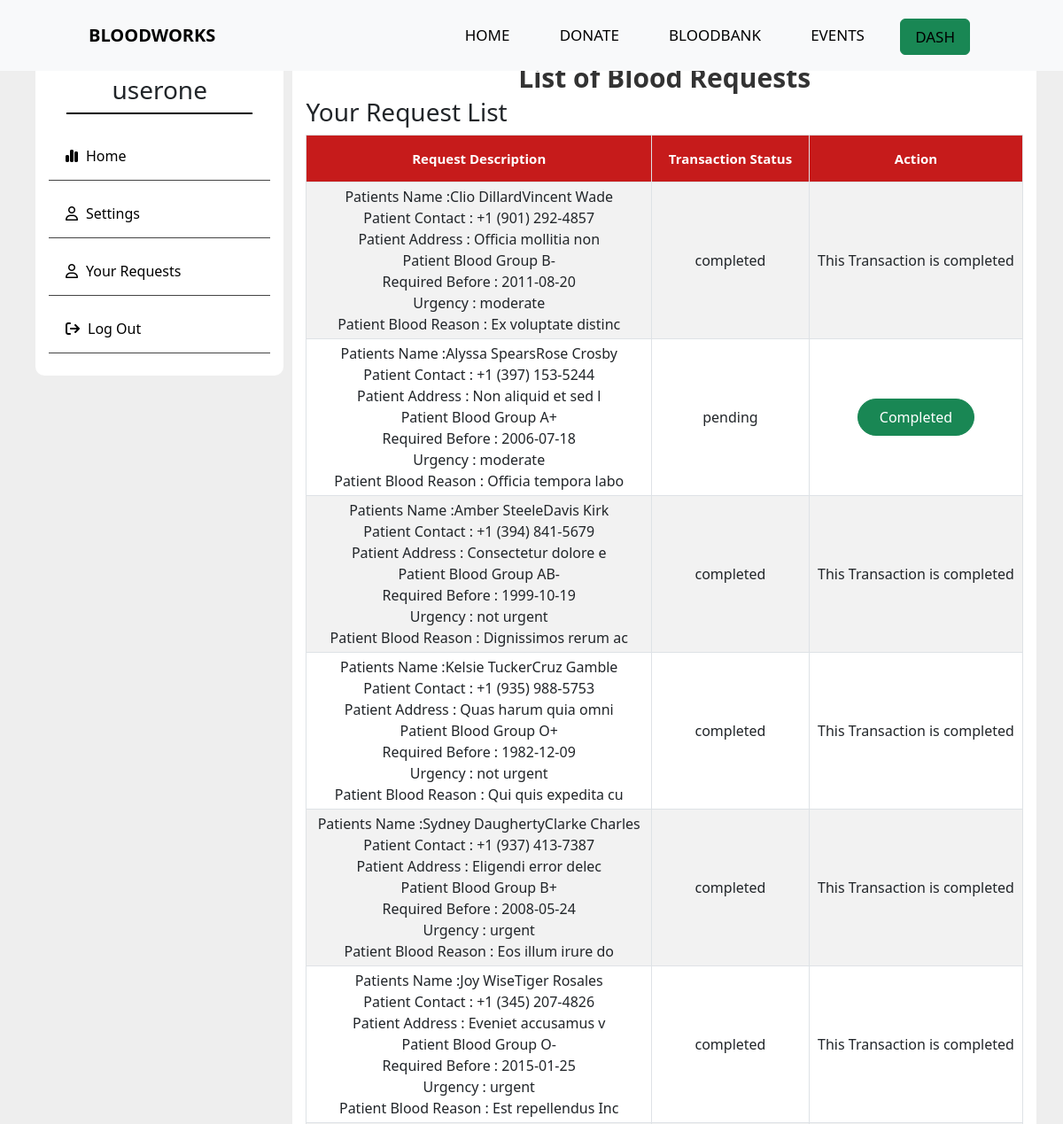
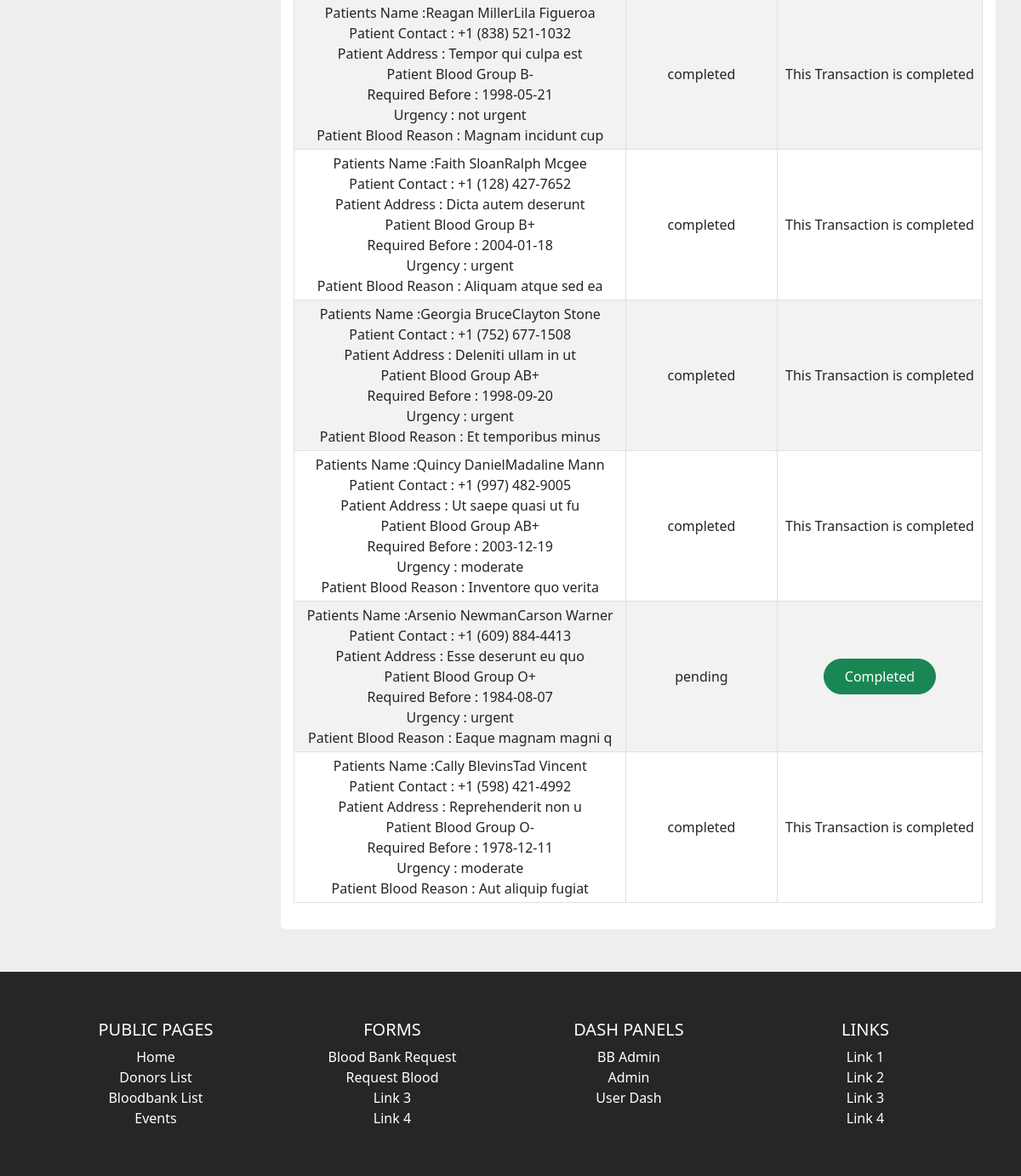
The app's page /dash/requests (signed in) with its own data (2 pictures, top to bottom).
### tables this page shows
CREATE TABLE `user` (
  `id` int(11) NOT NULL,
  `fname` varchar(20) DEFAULT NULL,
  `mname` varchar(20) DEFAULT NULL,
  `lname` varchar(20) DEFAULT NULL,
  `dateofbirth` date DEFAULT NULL,
  `email` varchar(25) DEFAULT NULL,
  `password` varchar(70) DEFAULT NULL,
  `username` varchar(25) DEFAULT NULL,
  `bloodgroup` varchar(5) DEFAULT NULL,
  `donor_availability` varchar(15) DEFAULT NULL,
  `address` varchar(100) DEFAULT NULL,
  `phone_no` varchar(100) DEFAULT NULL,
  `age` int(11) DEFAULT NULL
);

CREATE TABLE `request_list` (
  `req_id` int(11) NOT NULL,
  `user_id` int(11) DEFAULT NULL,
  `req_description` text DEFAULT NULL,
  `transaction_status` varchar(50) DEFAULT NULL
);

### controllers/DashRequests.php (called while the page is built, shortened)
<?php
class Dash
{
    public function index($a = "", $b = "", $c = "")
    {
        $loggedindata = $this->getUserData();
        $requestlist = $this->requestlist();
        $data = [
            "loggedinuser" => $loggedindata,
            "requests" => $requestlist,
        ];
        $this->view('dash/requests',$data);
    }
    public function getUserData()
    {
        $getuserdata = new Model;
        $getuserdata->table = "user";
        $getuserdata->order_column = "id";
        $getsessionid = getLoggedinUser('userid');
        $data = [
            "id" => "$getsessionid"
        ];
        $getuserdata = $getuserdata->where($data);
        return $getuserdata;
    }
    private function requestlist()
    {
        $requestlist = new Model;
        $requestlist->table = "request_list";
        $requestlist->order_column = "req_id";
        $getsessionid = getLoggedinUser('userid');
        $data = [
            "user_id" => "$getsessionid"
        ];
        $requestlist = $requestlist->where($data);
        return $requestlist;
    }
}

### includes/app.php (called while the page is built, shortened)
<?php
class App
{
    private $method = "index";
    public function splitURL()
    {
        $URL = $_GET['url'] ?? 'home';
        $URL = explode("/", trim($URL, "/"));
        return $URL;
    }
    public function loadController()
    {
        $URL = $this->splitURL();
        if($URL[0] == "dash"){
            if ($URL[0] == "dash" && !isset($URL[1])) {
                $filename = "controllers/Dash"  . ".php";
            } elseif ($URL[0] == "dash" && isset($URL[1])) {
                $filename = "controllers/" . $URL[0] . $URL[1] . ".php";
            }
        }
        elseif ($URL[0] == "admin"  ) {
            if ($URL[0] == "admin" && !isset($URL[1])) {
                $filename = "controllers/Admin"  . ".php";
            } elseif ($URL[0] == "admin" && isset($URL[1])) {
                $filename = "controllers/" . $URL[0] . $URL[1] . ".php";
            }
        }
        elseif ($URL[0] == "bbadmin"  ) {
            if ($URL[0] == "bbadmin" && !isset($URL[1])) {
                $filename = "controllers/bbadmin"  . ".php";
            } elseif ($URL[0] == "bbadmin" && isset($URL[1])) {
                $filename = "controllers/" . $URL[0] . $URL[1] . ".php";
            }
        }
        else{
            $filename = "controllers/" .$URL[0] . ".php";
        }
        if (file_exists($filename)) {
            unset($URL[0]);
        } else {
            $filename = "controllers/_404.php";
            require $filename;
            $this->controller = "_404";
        }
        $controller = new $this->controller;
        $URL = $URL ? array_values($URL) : [];
        call_user_func_array([$controller, $this->method], $URL);
    }
}

### index.php (called while the page is built, shortened)
<?php
$app = new App;
$app->loadController();
?>

### includes/functions.php (called while the page is built, shortened)
<?php
function checkIflLoggedIn(){
    if(isset($_SESSION['loggedin'])){
        return $_SESSION['u-type'];
    }
    else{
        return false;
    }
}

### includes/database.php (called while the page is built, shortened)
<?php
trait Database
{
    public function connect()
    {
        $string = "mysql:hostname=" . DBHOST . ";dbname=" . DBNAME;
        $con = new PDO($string, DBUSER, DBPASS);
        return $con;
    }
    public function query($query, $data = [])
    {
        $con = $this->connect();
        $stm = $con->prepare($query);
        $check = $stm->execute($data);
        if ($check) {
            $result = $stm->fetchAll(PDO::FETCH_OBJ);
            if (is_array($result) && count($result)) {
                return $result;
            }
        }
        return false;
    }
}

### includes/models.php (called while the page is built, shortened)
<?php
class Model
{
    public $table = "users";
    protected $limit = '100';
    protected $offset = 0;
    protected $order_type = "desc";
    public $order_column = "id";
    public function where($data, $data_not = [])
    {
        $keys = array_keys($data);
        $query = "select * from $this->table where ";
        foreach ($keys as $key) {
            $query .= $key . " = :" . $key . " && ";
        }
        $query = trim($query, " && ");
        $query .= " order by $this->order_column $this->order_type limit $this->limit offset $this->offset";
        $data = array_merge($data, $data_not);
        return $this->query($query, $data);
    }
}

### views/dash/requests.views.php (the view, shortened to what this page needs)
<?php
include_once 'views/header.php';
?>
<main class="dash-container">
    <section class="dashboard_container">
        <?php include_once 'asidemenu.php'; ?>
        <div class="info ">
            <div class="container">
                <div class="heading">
                    List of Blood Requests
                </div>
                <div class="table-section">
                    <h3>Your Request List</h3>
                    <div style="overflow-x:auto;">
                        <table id="datatable" class="table table-hover table-striped table-bordered table-sm" cellspacing=" 0" width="100%">
                            <thead>
                                <tr>
                                    <th>Request Description</th>
                                    <th>Transaction Status</th>
                                    <th>Action</th>
                                </tr>
                            </thead>
                            <?php if (empty($requests)) {
                                echo "No event available";
                            } else {
                                foreach ($requests as $request) { ?>
                                    <tr>
                                        <td><?= $request->req_description  ?></td>
                                        <td><?= $request->transaction_status; ?></td>
                                        <td>
                                            <?php if ($request->transaction_status != "completed") { ?>
                                                <form action="<?= HOSTNAME . "dash/requests" ?>" method="post">
                                                    <button type="submit" class="btn btn-success" name="complete">Completed</button>
                                                </form>
                                            <?php
                                            } else { ?>
                                                This Transaction is completed
                                            <?php } ?>
                                        </td>
                                    </tr>
                            <?php
                                }
                            }
                            ?>
                        </table>
                    </div>
                </div>
            </div>
        </div>
    </section>
</main>
<?php include_once 'views/footer.php' ?>

### includes/Controller.php (shortened to what this page needs)
<?php
trait Controller
{
    public function view($name, $data=[])
    {
        $filename = "views/" . $name . ".views.php";
        if (file_exists($filename)) {
            require $filename;
        } else {
            $filename = "views/404.views.php";
            require $filename;
        }
    }
}

### views/header.php (shortened to what this page needs)
<!DOCTYPE html>
<html lang="en">
<head>
    <link href="https://cdn.jsdelivr.net/npm/bootstrap@5.3.0/dist/css/bootstrap.min.css" rel="stylesheet">
    <link href="https://cdn.jsdelivr.net/npm/simple-datatables@latest/dist/style.css" rel="stylesheet" type="text/css">
    <link rel="stylesheet" href="<?= HOSTNAME ?>/assets/css/style.css">
</head>
<body>
    <nav class="bb-navbar">
        <label class="logo">BLOODWORKS</label>
        <ul>
            <li>
                <a href="<?= HOSTNAME ?>" >HOME</a>
            </li>
            <li>
                <a href="<?= HOSTNAME ?>donorlist">DONATE</a>
            </li>
            <li>
                <a href="<?= HOSTNAME ?>bloodbanks">BLOODBANK</a>
            </li>
            <li>
                <a href="<?= HOSTNAME ?>events">EVENTS</a>
            </li>
            <li class="nav-item">
                <?php $checkIflLoggedIn = checkIflLoggedIn(); if($checkIflLoggedIn == false) {?>
                <a href="<?= HOSTNAME ?>/login" class="btn rounded btn-danger">LOGIN</a>
                <?php }else{ ?>
                <a href="<?= HOSTNAME ?><?= $checkIflLoggedIn ?>" class="btn rounded btn-success">DASH</a>
                <?php } ?>
            </li>
        </ul>
    </nav>

### views/dash/asidemenu.php (shortened to what this page needs)
<div class="dashboard ">
    <?php foreach ($loggedinuser as $user) {
       ?>
        <div class="profile-container">
            <h3><?= $user->username ?></h3>
        </div>
        <div class="side-list">
            <a href="<?= HOSTNAME ?>dash/">
                <i class="fa-solid fa-chart-simple active"></i>Home</a>
            <a href="<?= HOSTNAME ?>dash/edit">
                <i class="fa-regular fa-user"></i>Settings</a>
            <a href="<?= HOSTNAME ?>dash/requests">
                <i class="fa-regular fa-user"></i>Your Requests</a>
            <a href="<?= HOSTNAME ?>logout">
                <i class="fa-solid fa-arrow-right-from-bracket"></i>Log Out</a>
        </div>
    <?php  }
       ?>
</div>

### views/footer.php (shortened to what this page needs)
<footer class=" text-center text-white" style="background-color:#262626; height:min-content">
    <div class="container p-4">
        <div class="row">
            <div class="col-lg-3 col-md-6 mb-4 mb-md-0">
                <h5 class="text-uppercase">Public Pages</h5>
                <ul class="list-unstyled mb-0">
                    <li>
                        <a href="<?= HOSTNAME ?>" class="text-white">Home</a>
                    </li>
                    <li>
                        <a href="<?= HOSTNAME ?>donorlist" class="text-white">Donors List</a>
                    </li>
                    <li>
                        <a href="<?= HOSTNAME ?>bloodbanks" class="text-white">Bloodbank List</a>
                    </li>
                    <li>
                        <a href="<?= HOSTNAME ?>events" class="text-white">Events</a>
                    </li>
                </ul>
            </div>
            <div class="col-lg-3 col-md-6 mb-4 mb-md-0">
                <h5 class="text-uppercase">Forms</h5>
                <ul class="list-unstyled mb-0">
                    <li>
                        <a href="<?= HOSTNAME ?>addbloodbank" class="text-white">Blood Bank Request</a>
                    </li>
                    <li>
                        <a href="<?= HOSTNAME ?>bloodrequest" class="text-white">Request Blood</a>
                    </li>
                    <li>
                        <a href="#!" class="text-white">Link 3</a>
                    </li>
                    <li>
                        <a href="#!" class="text-white">Link 4</a>
                    </li>
                </ul>
            </div>
            <div class="col-lg-3 col-md-6 mb-4 mb-md-0">
                <h5 class="text-uppercase">Dash Panels</h5>
                <ul class="list-unstyled mb-0">
                    <li>
                        <a href="<?= HOSTNAME ?>bbadmin" class="text-white">BB Admin</a>
                    </li>
                    <li>
                        <a href="<?= HOSTNAME ?>admin" class="text-white">Admin</a>
                    </li>
                    <li>
                        <a href="<?= HOSTNAME ?>dash" class="text-white">User Dash</a>
                    </li>
                </ul>
            </div>
            <div class="col-lg-3 col-md-6 mb-4 mb-md-0">
                <h5 class="text-uppercase">Links</h5>
                <ul class="list-unstyled mb-0">
                    <li>
                        <a href="#!" class="text-white">Link 1</a>
                    </li>
                    <li>
                        <a href="#!" class="text-white">Link 2</a>
                    </li>
                    <li>
                        <a href="#!" class="text-white">Link 3</a>
                    </li>
                    <li>
                        <a href="#!" class="text-white">Link 4</a>
                    </li>
                </ul>
            </div>
        </div>
    </div>
</footer>
</body>
</html>

### assets/css/style.css (style rules this page uses)
* { margin: 0; padding: 0; box-sizing: border-box; }
body { background: #eeeeee; }
main { min-height: 100vh; }
.bb-navbar { position: fixed; top: 0; background-color: #F8F9FA; height: 80px; width: 100%; z-index: 100; }
label.logo { color: #000000; font-size: 20px; line-height: 80px; padding: 0 100px; font-weight: bold }
.bb-navbar ul { float: right; margin-right: 100px; }
.bb-navbar ul li { display: inline-block; line-height: 80px; margin: 0 5px; }
.bb-navbar ul li a { color: #000000; font-size: 17px; padding: 7px 16px; margin-left: 10px; border-radius: 3px; text-transform: uppercase; text-decoration: none; }
.btn { padding: 0.5em 1.5em; border-radius: 2em; }
.table-section { min-height: 100vh; position: relative; }
td, th { padding: 20px; height: 30px; justify-content: center; align-content: center; text-align: center; }
#datatable th { background-color: rgb(198, 27, 27); font-weight: bold; color: white; font-size: 15px; padding: 15px; text-align: center; }
.dash-container { width: 100%; }
.dashboard_container { display: flex; flex-direction: row; max-width: 1140px; margin: 40px auto; }
.dashboard { width: 25%; min-width: 15%; height: fit-content; }
.dashboard ,.info { overflow: none; margin: 10px; }
.dashboard, .info .container { background-color: white; border-radius: 10px; padding: 15px; }
.info .container { margin: 10px 0; }
.profile-container { display: flex; flex-direction: column; justify-content: center; align-items: center; margin: 20px; border-bottom: 2px solid black; }
.side-list { display: flex; flex-direction: column; margin-top: 10px; height: fit-content; }
.side-list a { display: block; margin-bottom: 10px; margin-left: 0; padding: 10px; width: 100%; border-bottom: 1px solid rgb(68, 68, 68); font-size: 1rem; text-decoration: none; color: black; }
.side-list a i { padding: 9px; }
.info { width: 75%; }
.info { position: relative; margin: auto; }
.info .container { position: relative; border-radius: 6px; background-color: rgb(255, 255, 255); }
.info .container .heading { position: relative; font-size: 30px; font-weight: bold; width: fit-content; margin: auto; color: #333; }
.info .container form { position: relative; margin:auto; z-index: 100; }
footer { background: #ff1f1f; color: #fff; padding: 2em; text-align: center; }
footer a { color: #fff; text-decoration: none; }

### records on screen
user: username "userone"
request_list: req_description "Patients Name :Clio DillardVincent Wade Patient Contact : +1 (901) 292-4857 Patient Address : Officia mollitia non Patient Blood Group B- Required Before : 2011-08-20 Urgency : moderate Patient Blood Reason : Ex voluptate distinc", transaction_status "completed", shows "This Transaction is completed"
request_list: req_description "Patients Name :Alyssa SpearsRose Crosby Patient Contact : +1 (397) 153-5244 Patient Address : Non aliquid et sed l Patient Blood Group A+ Required Before : 2006-07-18 Urgency : moderate Patient Blood Reason : Officia tempora labo", transaction_status "pending"
request_list: req_description "Patients Name :Amber SteeleDavis Kirk Patient Contact : +1 (394) 841-5679 Patient Address : Consectetur dolore e Patient Blood Group AB- Required Before : 1999-10-19 Urgency : not urgent Patient Blood Reason : Dignissimos rerum ac", transaction_status "completed", shows "This Transaction is completed"
request_list: req_description "Patients Name :Kelsie TuckerCruz Gamble Patient Contact : +1 (935) 988-5753 Patient Address : Quas harum quia omni Patient Blood Group O+ Required Before : 1982-12-09 Urgency : not urgent Patient Blood Reason : Qui quis expedita cu", transaction_status "completed", shows "This Transaction is completed"
request_list: req_description "Patients Name :Sydney DaughertyClarke Charles Patient Contact : +1 (937) 413-7387 Patient Address : Eligendi error delec Patient Blood Group B+ Required Before : 2008-05-24 Urgency : urgent Patient Blood Reason : Eos illum irure do", transaction_status "completed", shows "This Transaction is completed"
request_list: req_description "Patients Name :Joy WiseTiger Rosales Patient Contact : +1 (345) 207-4826 Patient Address : Eveniet accusamus v Patient Blood Group O- Required Before : 2015-01-25 Urgency : urgent Patient Blood Reason : Est repellendus Inc", transaction_status "completed", shows "This Transaction is completed"
request_list: req_description "Patients Name :Reagan MillerLila Figueroa Patient Contact : +1 (838) 521-1032 Patient Address : Tempor qui culpa est Patient Blood Group B- Required Before : 1998-05-21 Urgency : not urgent Patient Blood Reason : Magnam incidunt cup", transaction_status "completed", shows "This Transaction is completed"
request_list: req_description "Patients Name :Faith SloanRalph Mcgee Patient Contact : +1 (128) 427-7652 Patient Address : Dicta autem deserunt Patient Blood Group B+ Required Before : 2004-01-18 Urgency : urgent Patient Blood Reason : Aliquam atque sed ea", transaction_status "completed", shows "This Transaction is completed"
request_list: req_description "Patients Name :Georgia BruceClayton Stone Patient Contact : +1 (752) 677-1508 Patient Address : Deleniti ullam in ut Patient Blood Group AB+ Required Before : 1998-09-20 Urgency : urgent Patient Blood Reason : Et temporibus minus", transaction_status "completed", shows "This Transaction is completed"
request_list: req_description "Patients Name :Quincy DanielMadaline Mann Patient Contact : +1 (997) 482-9005 Patient Address : Ut saepe quasi ut fu Patient Blood Group AB+ Required Before : 2003-12-19 Urgency : moderate Patient Blood Reason : Inventore quo verita", transaction_status "completed", shows "This Transaction is completed"
request_list: req_description "Patients Name :Arsenio NewmanCarson Warner Patient Contact : +1 (609) 884-4413 Patient Address : Esse deserunt eu quo Patient Blood Group O+ Required Before : 1984-08-07 Urgency : urgent Patient Blood Reason : Eaque magnam magni q", transaction_status "pending"
request_list: req_description "Patients Name :Cally BlevinsTad Vincent Patient Contact : +1 (598) 421-4992 Patient Address : Reprehenderit non u Patient Blood Group O- Required Before : 1978-12-11 Urgency : moderate Patient Blood Reason : Aut aliquip fugiat", transaction_status "completed", shows "This Transaction is completed"
